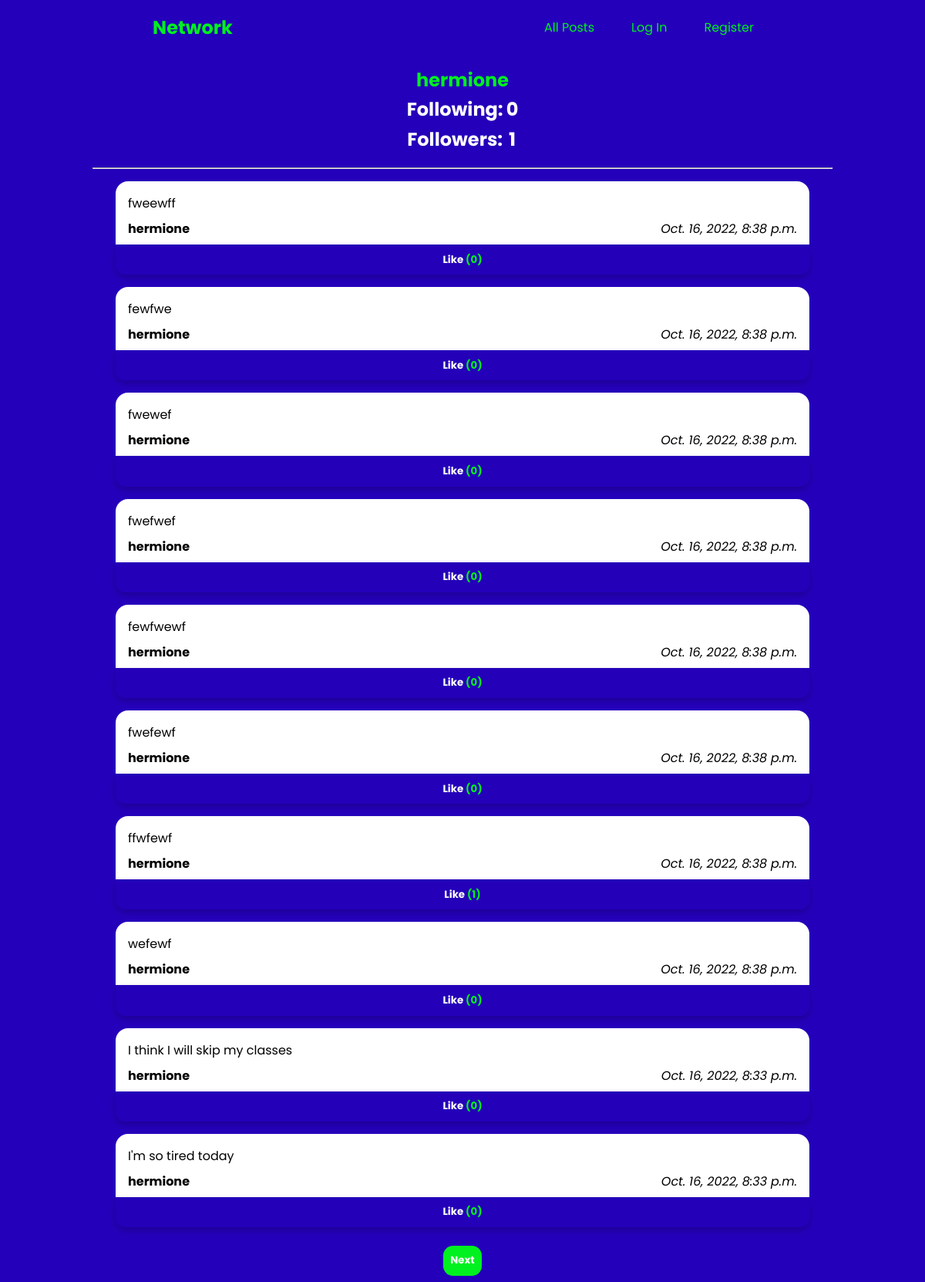
The page /profile/2 on the database its author committed.
### network/models.py (models this page shows)
class User(AbstractUser):
    following = models.ManyToManyField(
        'self',
        symmetrical=False,
        related_name='user_followers',
    )

class Post(models.Model):
    class Meta:
        ordering = ('-created_at',)
    text = models.TextField(max_length=256)
    created_by = models.ForeignKey(
        User, related_name='user_posts', on_delete=models.CASCADE)
    created_at = models.DateTimeField(auto_now_add=True)
    likers = models.ManyToManyField(
        User, related_name='user_liked_posts')

### network/views.py (the view)
# urls.py: path('profile/<int:user_id>', views.profile, name="profile"),
def profile(request, user_id):
    user = User.objects.get(pk=user_id)
    amIFollowing = request.user.following.filter(
        id=user.id).exists() if request.user.is_authenticated else False
    if request.method == 'POST' and request.user.is_authenticated and user.id != request.user.id:
        if amIFollowing:
            request.user.following.remove(user)
        else:
            request.user.following.add(user)
        amIFollowing = not amIFollowing
    user_id = user.id
    username = user.username
    followers = user.user_followers.count()
    following = user.following.count()
    page_number = request.GET.get('page', 1)
    posts, has_next, has_previous = paginatePosts(
        page_number, request.user.id, {'created_by': user_id})
    return render(request, "network/profile.html", {'user_id': user.id, 'username': username, 'posts': posts, 'followers': followers, 'following': following,
                                                    'amIFollowing': amIFollowing, 'page_number': page_number, 'has_next': has_next, 'has_previous': has_previous})

### network/helpers.py (called while the page is built)
def paginatePosts(page_number, user_id, filters={}):
    posts = Post.objects.filter(**filters)
    paginator = Paginator(posts, 10)
    page = paginator.get_page(page_number)
    posts = page.object_list
    for post in posts:
        post.has_liked = post.likers.filter(pk=user_id).exists()
        post.likers_count = post.likers.count()
    has_next = page.has_next
    has_previous = page.has_previous
    return posts, has_next, has_previous

### network/templates/network/profile.html (shortened to what this page needs)
{%extends 'network/layout.html' %}
{%load static%}
{%block head%}
<link rel="stylesheet" href="{%static 'network/styles/profile.css'%}">
<link rel="stylesheet" href="{%static 'network/styles/posts.css'%}">
<link rel="stylesheet" href="{%static 'network/styles/buttons.css'%}">
{%endblock%}
{%block body%}
<div class="profile-wrapper">
    <h2 class="page-title">
        <span class="username">{{username}}</span><br>
        <table class="follow-data">
            <tr>
                <td>Following:</td>
                <td>{{following}}</td>
            </tr>
            <tr>
                <td>Followers:</td>
                <td>{{followers}}</td>
            </tr>
        </table>
    </h2>
</div>
<hr>
{%include "network/posts.html" %}
{%endblock%}

### network/templates/network/layout.html (shortened to what this page needs)
{% load static %}
<!DOCTYPE html>
<html lang="en">
    <head>
        <link href="{% static 'network/styles/shared.css' %}" rel="stylesheet">
        <link href="{% static 'network/styles/nav.css' %}" rel="stylesheet">
        <link href="{% static 'network/styles/buttons.css' %}" rel="stylesheet">
        <link href="{% static 'network/styles/forms.css' %}" rel="stylesheet">
        {% block head %}
        {% endblock %}
    </head>
    <body>
        <nav class="navbar">
            <a class="navbar-brand" href="{%url 'index' %}">Network</a>
              <ul  class="navbar-nav">
                <li  class="nav-item">
                    <a class="nav-link" href="{% url 'index' %}">All Posts</a>
                </li>
                {% if not user.is_authenticated %}
                    <li class="nav-item">
                        <a class="nav-link" href="{% url 'login' %}">Log In</a>
                    </li>
                    <li class="nav-item">
                        <a class="nav-link" href="{% url 'register' %}">Register</a>
                    </li>
                {%endif%}
            </ul>
          </nav>
            {% block body %}
            {% endblock %}
    </body>
</html>

### network/templates/network/posts.html (shortened to what this page needs)
<section class="posts">
    {%for post in posts%}
    <div id="post{{post.id}}" class="post">
       <div class="post-content">
            <p class="post-text">{{post.text}}</p>
            <div class="post-info">
                <a  href="{%url 'profile' user_id=post.created_by.id %}"><strong>{{post.created_by}}</strong></a>
                <em>{{post.created_at}}</em>
            </div>
       </div>
        <div class="btn-container">
            {%if request.user.id == post.created_by.id%}
            <button data-postid="{{post.id}}"  class="btn-primary like-btn cut-right">
                {{post.has_liked|yesno:'Unlike, Like'}} <span class="like-counter">({{post.likers_count}})</span>
            </button>
            <button data-postid="{{post.id}}" class="btn-danger cut-left editBtn">Edit</button>
            {%else%}
            <button {{request.user.is_authenticated|yesno:' ,disabled' }} data-postid="{{post.id}}"  class="btn-primary like-btn">
                {{post.has_liked|yesno:'Unlike, Like'}} <span class="like-counter">({{post.likers_count}})</span>
            </button>
            {%endif%}
        </div>
        </div>
    {%endfor%}
    <div class="control-btns">
        {%if has_next%}
        <a href="?page={{page_number|add:'1'}}"><button class="btn-secondary">Next</button></a>
        {%endif%}
    </div>
</section>

### network/static/network/styles/shared.css (style rules this page uses)
* { box-sizing: border-box; }
html { height: 100%; }
hr { width: 80%; margin: 0 auto; }
a { color: #00f020; text-decoration: none; }
body { position: relative; height: 100%; color: white; margin: 0; padding: 0; font-family: "Poppins", sans-serif; background: #2500ba; }
.page-title { padding: 1rem; margin: 0 auto; text-align: center; }
.username { color: #00f020; }

### network/static/network/styles/nav.css (style rules this page uses)
.navbar { display: flex; justify-content: space-around; align-items: center; padding: 0.5rem; height: 70px; }
.navbar-brand { font-weight: bold; font-size: 1.5rem; }
.navbar-nav { align-items: center; list-style: none; padding: 0; margin: 0; display: flex; }
.nav-item { margin: 0 2vw; }

### network/static/network/styles/buttons.css (style rules this page uses)
.btn-danger, .btn-icon, .btn-secondary, .btn-primary { outline: none; border: none; font-family: inherit; cursor: pointer; border-radius: 0.8rem; color: white; }
.btn-danger:disabled, .btn-icon:disabled, .btn-secondary:disabled, .btn-primary:disabled { cursor: not-allowed; }
.btn-primary { padding: 0.6rem; font-weight: bold; background-color: rgba(37, 0, 186, 0.8); }
.btn-secondary { padding: 0.6rem; font-weight: bold; background-color: #00f020; }

### network/static/network/styles/profile.css (style rules this page uses)
.profile-wrapper { position: relative; }
.follow-data { margin: 0 auto; }

### network/static/network/styles/posts.css (style rules this page uses)
.post { margin: 1rem; animation: opacitytransition 2s forwards; width: 75%; margin: 1rem auto; }
.post a { color: black; }
.post-content { border-top-right-radius: 1rem; border-top-left-radius: 1rem; padding: 0.5rem 1rem; color: black; background: white; }
.post-info { display: flex; flex-wrap: wrap; justify-content: space-between; }
.post-text { margin: 0.5rem 0; word-wrap: break-word; }
.like-btn { border-bottom-left-radius: 1rem; border-bottom-right-radius: 1rem; box-shadow: 0 4px 8px 0 rgba(0, 0, 0, 0.2); transition: 0.3s; text-align: center; }
.like-counter { color: #00f020; }
.control-btns { text-align: center; padding: 0.5rem; }
.btn-container { display: flex; }
.btn-container > button { flex: 1; }
.btn-container :nth-child(1) { border-top-left-radius: 0; }

### rows shown on the page
User: username "hermione"
Post: text "fweewff", created_by "hermione", created_at "Oct. 16, 2022, 8:38 p.m.", has_liked "Like", likers_count "0"
Post: text "fewfwe", created_by "hermione", created_at "Oct. 16, 2022, 8:38 p.m.", has_liked "Like", likers_count "0"
Post: text "fwewef", created_by "hermione", created_at "Oct. 16, 2022, 8:38 p.m.", has_liked "Like", likers_count "0"
Post: text "fwefwef", created_by "hermione", created_at "Oct. 16, 2022, 8:38 p.m.", has_liked "Like", likers_count "0"
Post: text "fewfwewf", created_by "hermione", created_at "Oct. 16, 2022, 8:38 p.m.", has_liked "Like", likers_count "0"
Post: text "fwefewf", created_by "hermione", created_at "Oct. 16, 2022, 8:38 p.m.", has_liked "Like", likers_count "0"
Post: text "ffwfewf", created_by "hermione", created_at "Oct. 16, 2022, 8:38 p.m.", has_liked "Like", likers_count "1"
Post: text "wefewf", created_by "hermione", created_at "Oct. 16, 2022, 8:38 p.m.", has_liked "Like", likers_count "0"
Post: text "I think I will skip my classes", created_by "hermione", created_at "Oct. 16, 2022, 8:33 p.m.", has_liked "Like", likers_count "0"
Post: text "I'm so tired today", created_by "hermione", created_at "Oct. 16, 2022, 8:33 p.m.", has_liked "Like", likers_count "0"

### other values the page prints
{{ following }} "0"
{{ followers }} "1"
